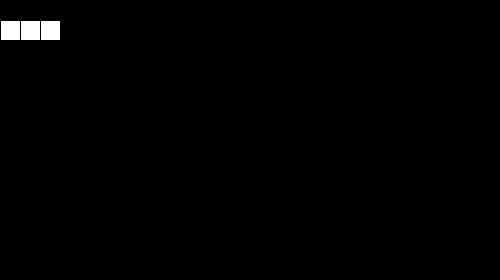
Frame 1 (no input)
Frame 60 (the mouse pressed at the canvas centre just before this capture): identical to frame 1, image omitted
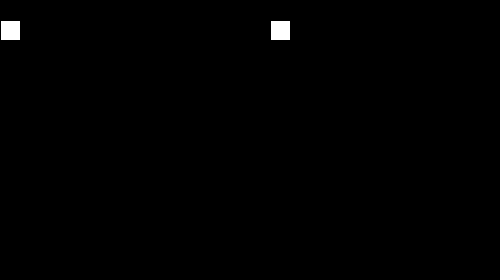
Frame 120 (the mouse held since frame 60 and released just before this capture)

The Processing sketch that drew these frames (run headless with seeded random() and noise(); from frame 60 on, the mouse is pressed at the canvas centre):

// Processing sketch: RECAP001_recapOfWeek1_varFuncCondLoops
// ── RECAP001_recapOfWeek1_varFuncCondLoops.pde
// variables
  // types
    // numerical operations between different types
      // different operators are triggered according to the types
// console to do some debugging (using println - caveman debugging)
// conditionals
// loops
// functions

void setup() {
  size(500, 280);
  //noLoop(); // only call draw() once, instead of continously
}

void draw() {
  
  background(0);

  // ### PRECISION and COMPUTATIONS ###

  int n1 = 5;
  int n2 = 3;
  println(n1 + n2); // + here is the integer summation operator
  
  float f1 = 4.2;
  float f2 = 2.3;
  println(f1 + f2); // + here is the float summation operator
  
  // having the same name for different operators (e.g. "+") is called overloading

  // precedence is given to the number with more precision - i.e. float and int --> int will be tranformed into float
  // before the operator is applied

  // n1 is transformed into float (with .000000 decimal part); then the float summation operator is called,
  // because both operands are of type float now
  println(n1 + f1);

  // ### FUNCTIONS ###
  //
  // function declaration
  // function call
  float avg1 = average(f1, f2); // (TDD style - Test Driven Development)
  println("Should give 3.25. Result: " + avg1);
  final float correctAvg = 3.25; // this is a constant: with 'final' we avoid the error of changing it!
  // operator ! is the NOT operator: it negates what comes after ( '!=' means 'not equal to' )
  if (avg1 != correctAvg) { // AVOID equating floats (or not equating: i mean comparing them this way == or != )   <-- **
    println("ERROR! Result: " + avg1 + " is different from correct result: " + correctAvg);
  }
  else {
    println("CONGRATULATIONS: average was computed correctly, according to the correct result: " + correctAvg);
  }
  
  // ** about comparing floats
  // Imagine we have run an algorithm in a function that gives a float as returned variable.
  // Imagine that what the algorithm does is to converge as close as possible to 0.
  // Maybe we will neve get to 0 exactly, but what we will use inside the algo. will be a variable called
  // 'tolerance' (usually 'tol') this way:
  // if (result < 0 + tol) return result;
  // if you do something like: 'result == 0.' // you will never get to this, probably
  // so this is why you should never compare result to 0 directly:
  // what we do instead, is something like:
  // if (result < tol) { then do something }  // tol is a small number, but not 0: it is your tolerance, you choose that
  // if (result == 0) // THIS IS BAD, if 'result' is a float
  
  // ### CONDITIONALS
  //
  // remember not to compare floats!
  
  // ### LOOPS
  // e.g. create a set of squares in a line
  final int squareSide = 20;
  final int nSquares = 3; // put as many constraints as we can inside your code!
  
  // this actually draws the squares
  for (int i = 0; i < nSquares; i++) {
    rect(i*(squareSide + mouseX), 20, squareSide, squareSide);
  }
}

// NOTE: n1 and n2 are just placeholders:
// the actual value is passed to these placeholders
// the moment the call is reached during execution
float average(float n1, float n2) {
  float avg = (n1 + n2) / 2.f; // notice the dot: it makes my intention more clear
  
  return avg; // this function returns a float
}
